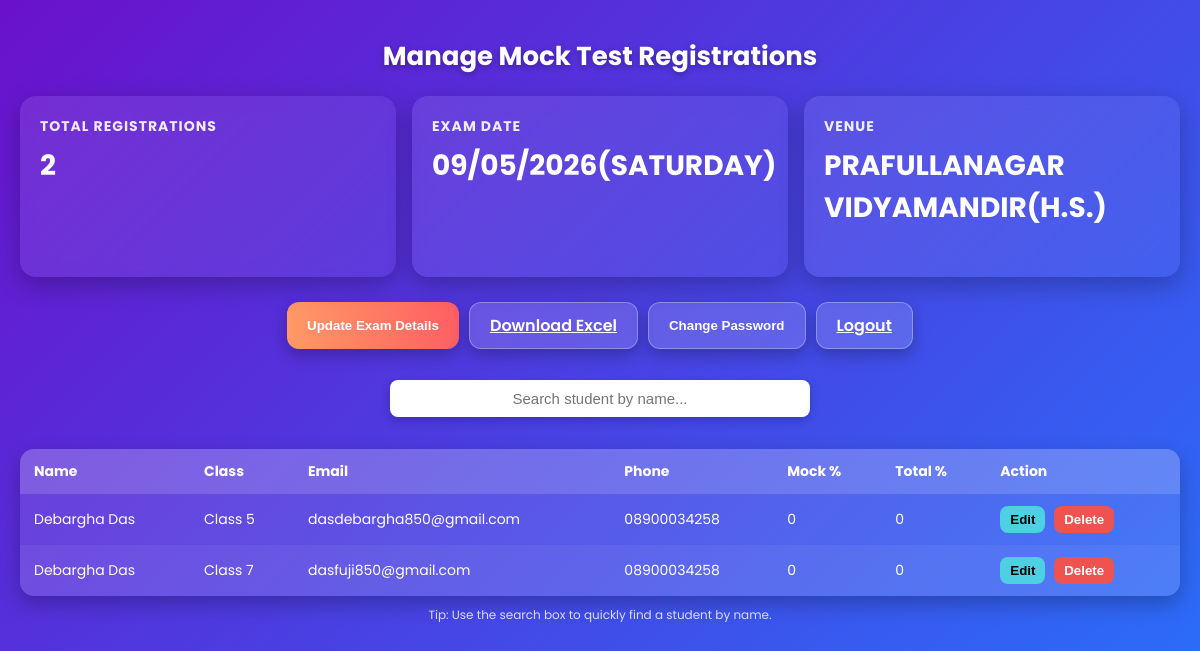
Page /admin (signed in) on the earlier database version.
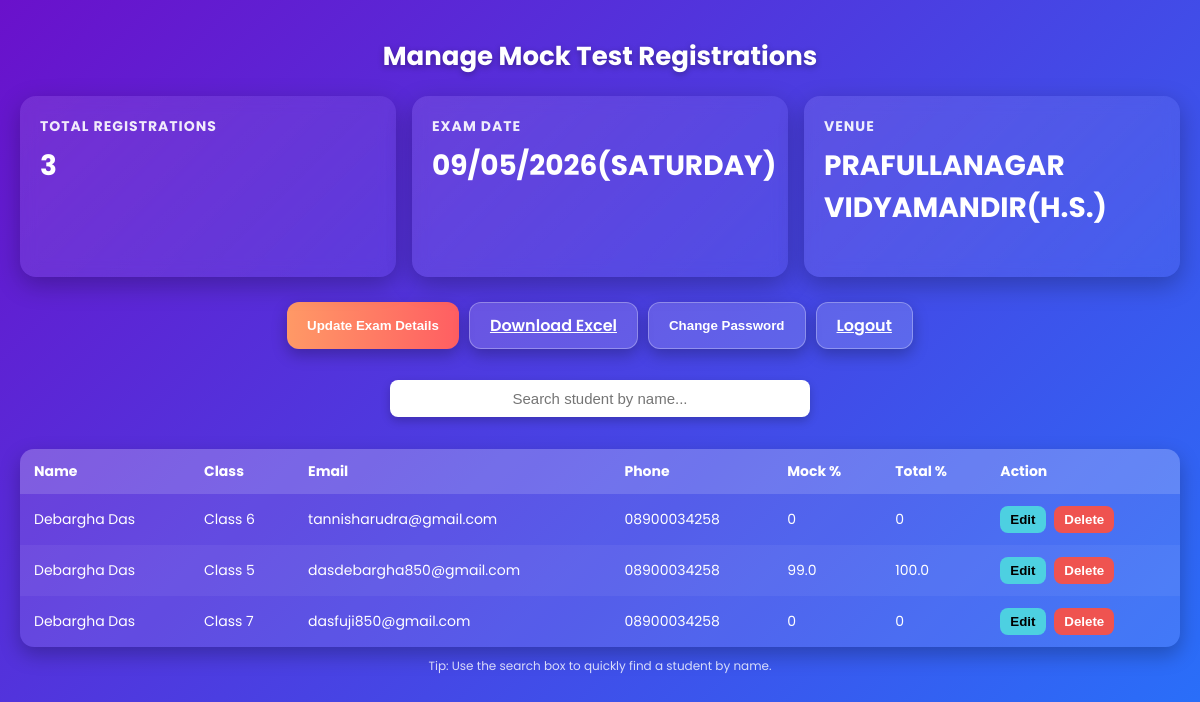
Same page on the later database version.
### tables this page shows
CREATE TABLE students(
            id INTEGER PRIMARY KEY AUTOINCREMENT,
            name TEXT,
            email TEXT,
            phone TEXT,
            class_name TEXT,
            result REAL,
            mock REAL);

### app.py (the view)
@app.route('/admin')
def admin():
    if 'admin' not in session:
        return redirect('/login')
    con = sqlite3.connect(DB)
    cur = con.cursor()
    cur.execute("SELECT * FROM students ORDER BY id DESC")
    students = cur.fetchall()
    cur.execute("SELECT exam_date, venue, logo FROM admin WHERE id=1")
    exam_date, venue, logo = cur.fetchone()
    try:
        date_obj = datetime.strptime(exam_date, "%Y-%m-%d")
        exam_day = date_obj.strftime("%A")
    except Exception:
        exam_day = ""
    return render_template("admin.html",
                           students=students,
                           exam_date=exam_date,
                           exam_day=exam_day,
                           venue=venue,
                           logo=logo)

### templates/admin.html (shortened to what this page needs)
<!DOCTYPE html>
<html lang="en">
<head>
</head>
<body>
  <div class="container">
    <h1>Manage Mock Test Registrations</h1>
    <div class="cards">
      <div class="card">
        <h3>Total Registrations</h3>
        <p>{{ students|length }}</p>
      </div>
      <div class="card">
        <h3>Exam Date</h3>
        <p>{{ exam_date }}</p>
      </div>
      <div class="card">
        <h3>Venue</h3>
        <p>{{ venue }}</p>
      </div>
    </div>
    <div class="buttons">
      <button class="btn" onclick="openModal('examModal')">Update Exam Details</button>
      <a href="/download" class="btn ghost">Download Excel</a>
      <button class="btn ghost" onclick="openModal('pwModal')">Change Password</button>
      <a href="/logout" class="btn ghost">Logout</a>
    </div>
    <div class="search-box">
      <input type="text" id="searchInput" placeholder="Search student by name..." onkeyup="filterTable()">
    </div>
    <table id="studentTable">
      <thead>
        <tr>
          <th>Name</th>
          <th>Class</th>
          <th>Email</th>
          <th>Phone</th>
          <th>Mock %</th>
          <th>Total %</th>
          <th>Action</th>
        </tr>
      </thead>
      <tbody>
        {% for s in students %}
        <tr>
          <td>{{ s[1] }}</td>
          <td>{{ s[4] }}</td>
          <td>{{ s[2] }}</td>
          <td>{{ s[3] }}</td>
          <td>{{ s[6] or 0 }}</td>
          <td>{{ s[5] or 0 }}</td>
          <td>
            <button class="small-btn edit" onclick="openEdit({{ s[0] }}, '{{ s[1]|e }}', '{{ s[2]|e }}', '{{ s[3]|e }}', {{ s[5] or 0 }}, {{ s[6] or 0 }}, '{{ s[4]|e }}')">Edit</button>
            <button class="small-btn del" onclick="confirmDelete({{ s[0] }}, '{{ s[1]|e }}')">Delete</button>
          </td>
        </tr>
        {% else %}
        <tr><td colspan="7" style="text-align:center;opacity:0.7">No students yet.</td></tr>
        {% endfor %}
      </tbody>
    </table>
    <div class="footer-note">
      Tip: Use the search box to quickly find a student by name.
    </div>
  </div>
</body>
</html>

Differences in the rows shown:
added students: name "Debargha Das", class_name "Class 6", email "tannisharudra@gmail.com", phone "08900034258", mock "0", result "0"
changed students "Class 5": mock "0" → "99.0"; result "0" → "100.0"
Other differences:
{{ students|length }}: "2" → "3"
